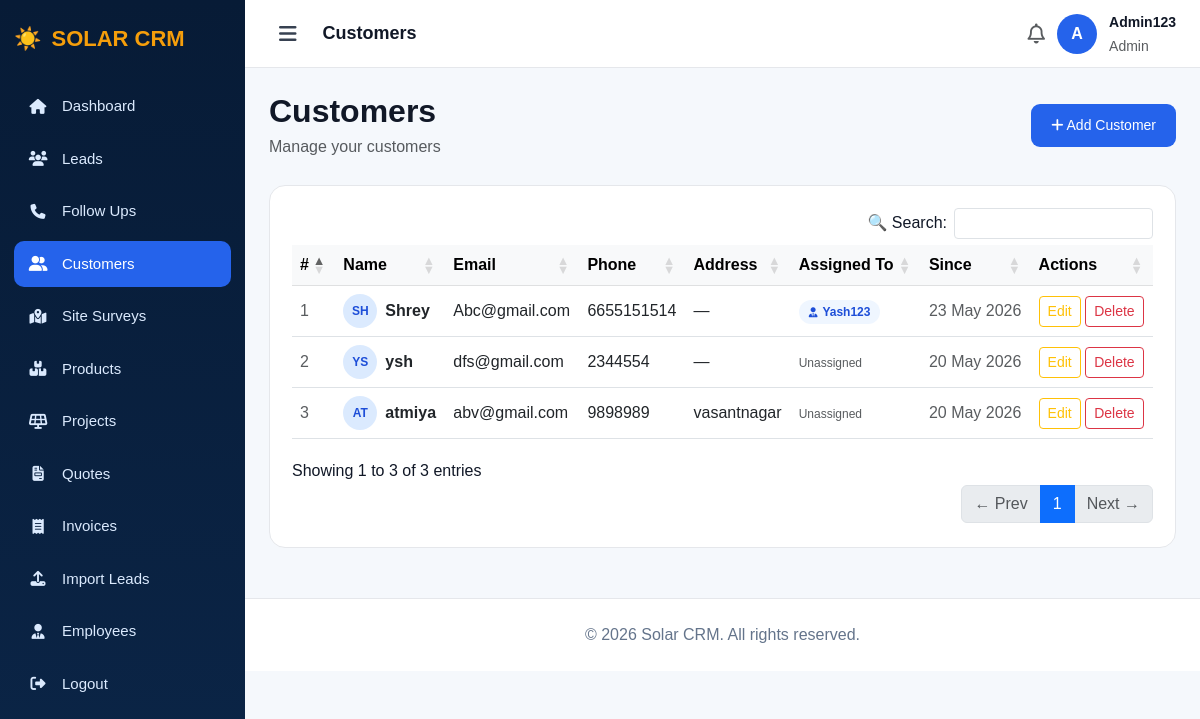
Page /customers/ (signed in) on the committed database.
### app/models.py (models this page shows, shortened)
class Customer(models.Model):
    lead = models.OneToOneField(Lead, on_delete=models.SET_NULL, null=True, blank=True)
    name = models.CharField(max_length=100)
    email = models.EmailField()
    phone = models.CharField(max_length=15)
    address = models.TextField(blank=True, null=True)
    created_at = models.DateTimeField(auto_now_add=True)
    assigned_to = models.ForeignKey(User, null=True, blank=True, on_delete=models.SET_NULL, related_name='assigned_customers')

class Lead(models.Model):
    STATUS_CHOICES = [
        ('New', 'New'),
        ('Contacted', 'Contacted'),
        ('Qualified', 'Qualified'),
        ('Proposal', 'Proposal'),
        ('Won', 'Won'),
        ('Lost', 'Lost'),
    ]
    name = models.CharField(max_length=100)
    email = models.EmailField()
    phone = models.CharField(max_length=15)
    description = models.TextField(blank=True, null=True)
    status = models.CharField(max_length=50, choices=STATUS_CHOICES, default='New')
    budget = models.DecimalField(max_digits=12, decimal_places=2, default=0)
    created_at = models.DateTimeField(auto_now_add=True)
    assigned_to = models.ForeignKey(User, on_delete=models.SET_NULL, null=True, blank=True, related_name='assigned_leads')
    monthly_bill = models.DecimalField(max_digits=10, decimal_places=2, null=True, blank=True)
    solar_kwh_required = models.DecimalField(max_digits=6, decimal_places=2, null=True, blank=True)

### app/views.py (the view)
# urls.py: path('customers/', views.customers, name='customers'),
@login_required
def customers(request):
    if request.user.is_superuser:
        customers = Customer.objects.all().order_by('-created_at')
    else:
        customers = Customer.objects.filter(lead__assigned_to=request.user).order_by('-created_at')
    return render(request, 'customers.html', {'customers': customers})

### app/templates/customers.html (shortened to what this page needs)
<!DOCTYPE html>
<html>
<head>
    <link href="https://cdn.jsdelivr.net/npm/bootstrap@5.3.0/dist/css/bootstrap.min.css" rel="stylesheet">
    <link href="https://cdnjs.cloudflare.com/ajax/libs/font-awesome/6.5.1/css/all.min.css" rel="stylesheet">
    <link rel="stylesheet" href="https://cdn.datatables.net/1.13.6/css/dataTables.bootstrap5.min.css">
    <link rel="stylesheet" href="https://cdn.datatables.net/buttons/2.4.1/css/buttons.bootstrap5.min.css">
</head>
<body>
<div class="sidebar" id="sidebar">
    <div class="brand">☀️ <span class="brand-text"><span>SOLAR</span> CRM</span></div>
    <div class="menu">
        <a href="/dashboard/"><i class="fa-solid fa-house"></i><span class="menu-label">Dashboard</span></a>
        <a href="/leads/"><i class="fa-solid fa-users"></i><span class="menu-label">Leads</span></a>
        <a href="/followups/"><i class="fa-solid fa-phone"></i><span class="menu-label">Follow Ups</span></a>
        <a href="/customers/" class="active"><i class="fa-solid fa-user-group"></i><span class="menu-label">Customers</span></a>
         <a href="/site-surveys/"><i class="fa-solid fa-map-location-dot"></i><span class="menu-label">Site Surveys</span></a>
         <a href="/products/"><i class="fa-solid fa-boxes-stacked"></i><span class="menu-label"> Products</span></a>
        <a href="/projects/"><i class="fa-solid fa-solar-panel"></i><span class="menu-label">Projects</span></a>
        <a href="/quotes/"><i class="fa-solid fa-file-invoice"></i><span class="menu-label">Quotes</span></a>
        {% if request.user.is_superuser %}
        <a href="/invoices/"><i class="fa-solid fa-receipt"></i><span class="menu-label">Invoices</span></a>
        <a href="/import/"><i class="fa-solid fa-upload"></i><span class="menu-label">Import Leads</span></a>
        <a href="/employees/"><i class="fa-solid fa-user-tie"></i><span class="menu-label">Employees</span></a>
        {% endif %}
        <a href="/logout/"><i class="fa-solid fa-right-from-bracket"></i><span class="menu-label">Logout</span></a>
    </div>
</div>
<div class="main" id="main">
    <div class="topbar">
        <div class="d-flex align-items-center gap-3">
            <button class="hamburger" onclick="toggleSidebar()"><i class="fa-solid fa-bars"></i></button>
            <strong style="font-size:18px;">Customers</strong>
        </div>
        <div class="admin-box">
            <i class="fa-regular fa-bell fs-5 text-muted"></i>
            <div class="avatar">{{ request.user.username|slice:":1"|upper }}</div>
            <div><strong style="font-size:14px;">{{ request.user.username }}</strong><br>
            <small class="text-muted">{% if request.user.is_superuser %}Admin{% else %}Employee{% endif %}</small></div>
        </div>
    </div>
    <div class="content">
        <div class="page-header">
            <div><h2>Customers</h2><p class="text-muted mb-0">Manage your customers</p></div>
            {% if request.user.is_superuser %}
            <a href="/customers/add/" class="add-btn"><i class="fa-solid fa-plus"></i> Add Customer</a>
            {% endif %}
        </div>
        <div class="panel">
            {% if customers %}
            <div class="table-responsive">
                <table id="dataTable" class="table table-hover align-middle mb-0">
                    <thead class="table-light">
                        <tr>
                            <th>#</th>
                            <th>Name</th>
                            <th>Email</th>
                            <th>Phone</th>
                            <th>Address</th>
                            <th>Assigned To</th>
                            <th>Since</th>
                            <th>Actions</th>
                        </tr>
                    </thead>
                    <tbody>
                        {% for c in customers %}
                        <tr>
                            <td class="text-muted">{{ forloop.counter }}</td>
                            <td>
                                <div class="d-flex align-items-center gap-2">
                                    <div class="mini-avatar">{{ c.name|slice:":2"|upper }}</div>
                                    <strong>{{ c.name }}</strong>
                                </div>
                            </td>
                            <td>{{ c.email }}</td>
                            <td>{{ c.phone }}</td>
                            <td>{{ c.address|default:"—" }}</td>
                            <td>
                                {% if c.lead and c.lead.assigned_to %}
                                <span class="assigned-badge">
                                    <i class="fa-solid fa-user-tie"></i>
                                    {{ c.lead.assigned_to.username }}
                                </span>
                                {% else %}
                                <span class="text-muted" style="font-size:12px;">Unassigned</span>
                                {% endif %}
                            </td>
                            <td class="text-muted">{{ c.created_at|date:"d M Y" }}</td>
                            <td>
                                {% if request.user.is_superuser %}
                                <a href="/customers/{{ c.id }}/edit/" class="btn btn-sm btn-outline-warning">Edit</a>
                                <a href="/customers/{{ c.id }}/delete/" class="btn btn-sm btn-outline-danger" onclick="return confirm('Delete?')">Delete</a>
                                {% else %}
                                <a href="/customers/{{ c.id }}/view/" class="btn btn-sm btn-outline-primary">View</a>
                                {% endif %}
                            </td>
                        </tr>
                        {% endfor %}
                    </tbody>
                </table>
            </div>
            {% else %}
            <div class="text-center py-5">
                <i class="fa-solid fa-user-group fa-3x text-muted mb-3"></i>
                <p class="text-muted">No customers yet.</p>
                {% if request.user.is_superuser %}<a href="/customers/add/" class="add-btn">+ Add First Customer</a>{% endif %}
            </div>
            {% endif %}
        </div>
    </div>
    <div class="footer">© 2026 Solar CRM. All rights reserved.</div>
</div>
</body>
</html>

### app/templates/customers.html (style rules this page uses)
* { box-sizing: border-box; }
body { margin: 0; background: #f5f8fc; font-family: Arial, sans-serif; color: #111827; }
.sidebar { width: 245px; height: 100vh; position: fixed; left: 0; top: 0; background: linear-gradient(180deg, #071b36, #0b2547); color: white; padding: 22px 14px; overflow-y: auto; overflow-x: hidden; transition: width 0.3s ease; z-index: 1000; }
.brand { font-size: 22px; font-weight: 800; margin-bottom: 28px; display: flex; align-items: center; gap: 10px; white-space: nowrap; overflow: hidden; }
.brand span { color: #f59e0b; }
.menu a { display: flex; align-items: center; gap: 14px; padding: 12px 14px; margin-bottom: 6px; color: #dbeafe; text-decoration: none; border-radius: 10px; font-size: 15px; white-space: nowrap; overflow: hidden; transition: all 0.2s; }
.menu a i { flex-shrink: 0; width: 20px; text-align: center; }
.menu a.active, .menu a:hover { background: #2563eb; color: white; }
.main { margin-left: 245px; min-height: 100vh; transition: margin-left 0.3s ease; }
.topbar { height: 68px; background: white; border-bottom: 1px solid #e5e7eb; padding: 0 24px; display: flex; align-items: center; justify-content: space-between; position: sticky; top: 0; z-index: 999; }
.hamburger { cursor: pointer; font-size: 20px; color: #374151; background: none; border: none; padding: 6px 10px; border-radius: 8px; }
.admin-box { display: flex; align-items: center; gap: 12px; }
.avatar { width: 40px; height: 40px; border-radius: 50%; background: #2563eb; display: flex; align-items: center; justify-content: center; color: white; font-weight: bold; font-size: 16px; }
.content { padding: 24px; }
.page-header { display: flex; justify-content: space-between; align-items: center; margin-bottom: 26px; }
.page-header h2 { font-weight: 800; margin-bottom: 5px; }
.add-btn { background: #2563eb; color: white; border: none; padding: 11px 20px; border-radius: 9px; text-decoration: none; font-size: 14px; }
.panel { background: white; border: 1px solid #e5e7eb; border-radius: 16px; padding: 22px; }
.mini-avatar { width: 34px; height: 34px; border-radius: 50%; background: #dbeafe; color: #1d4ed8; display: flex; align-items: center; justify-content: center; font-weight: 700; font-size: 12px; }
.assigned-badge { display: inline-flex; align-items: center; gap: 5px; background: #eff6ff; color: #1d4ed8; border-radius: 20px; padding: 3px 10px; font-size: 12px; font-weight: 600; }
.assigned-badge i { font-size: 10px; }
.footer { text-align: center; padding: 24px; color: #64748b; border-top: 1px solid #e5e7eb; background: white; margin-top: 26px; }

### rows in the picture
Customer: name "SH", name "Shrey", email "Abc@gmail.com", phone "6655151514", address "—", lead.assigned_to.username "Yash123", created_at "23 May 2026"
Customer: name "YS", name "ysh", email "dfs@gmail.com", phone "2344554", address "—", shows "Unassigned", created_at "20 May 2026"
Customer: name "AT", name "atmiya", email "abv@gmail.com", phone "9898989", address "vasantnagar", shows "Unassigned", created_at "20 May 2026"

### other values in the picture
{{ request.user.username|slice:":1"|upper }} "A"
{{ request.user.username }} "Admin123"
